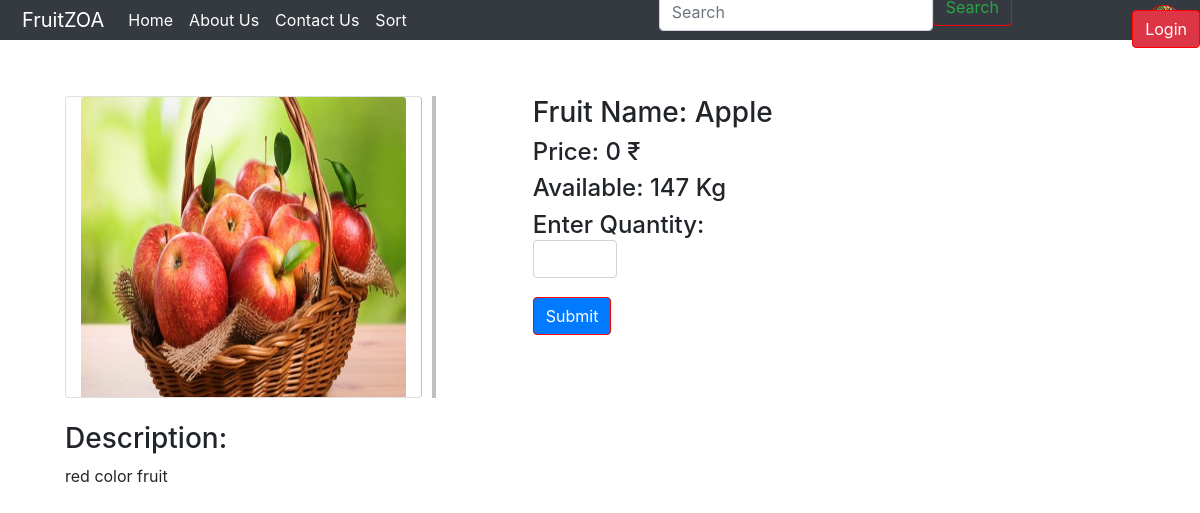
The page /buynow.php?link=2 on the database its author committed.
### tables this page shows
CREATE TABLE `fruitdata` (
  `id` int(15) NOT NULL,
  `Name` varchar(50) NOT NULL,
  `Discription` varchar(300) NOT NULL,
  `ImgURl` varchar(100) NOT NULL,
  `Quantity` int(11) NOT NULL,
  `Qty_pur` int(10) NOT NULL,
  `Price` int(6) NOT NULL,
  `pur_price` int(6) NOT NULL,
  `sold_items` int(10) NOT NULL,
  `profit` int(10) NOT NULL
);

### buynow.php (the view, shortened to what this page needs)
<?php
include("navbar.php");
?>
<!DOCTYPE html>
<html>
<head>
</head>
<body>
	<br><br><br><br>
	<?php
	$id = $_GET['link'];
		?><script>
		<?php
	$query = "SELECT * FROM fruitdata WHERE id = '$id'";
	$sql = mysqli_query( $link, $query );
	$row = mysqli_fetch_array( $sql );
		?>
<div class="container-fluid row col-md-11">
	<div class="card col-md-4"> <img class="card-img-top" id="image" src="<?php echo $row[3]?>" alt="Card image cap">
	</div>
	<div class="line"></div>
	<div class="container col-md-6">
		<h3>Fruit Name: <?php echo $row[1];?> </h3>
		<h4>Price: <?php echo $row[5];?> ₹ </h4>
		<h4 id="qty">Available: <?php echo $row[4];?> Kg </h4>
		<form action="" method="post">
			<h4>Enter Quantity:<input type="number" onkeypress="myFunction()" id="qty" name="quantity" class="form-control col-md-2" required>
			<br>
			<input type="submit" class="btn btn-primary"onclick="data()">
		</form>
		</div>
	</div>
	<br>
	<div class="container-fluid col-md-11">
	<H3>Description:</H3>
	<p><?php echo $row[2];?></p>
	</div>
	</body>
</html>

### buynow.php (style rules this page uses)
.container-fluid { position: relative; margin: auto; right: 0; left: 0; }
.card { border-right:1px solid #C3BFBF; }
.line { margin-left: 10px; border:2px solid #C3BFBF; }
.btn { margin-top:-10px; border:1px solid red; }
#image { height: 300px; }

### rows shown on the page
fruitdata: ImgURl (picture), Name "Apple", Qty_pur "0", Quantity "147", Discription "red color fruit"
